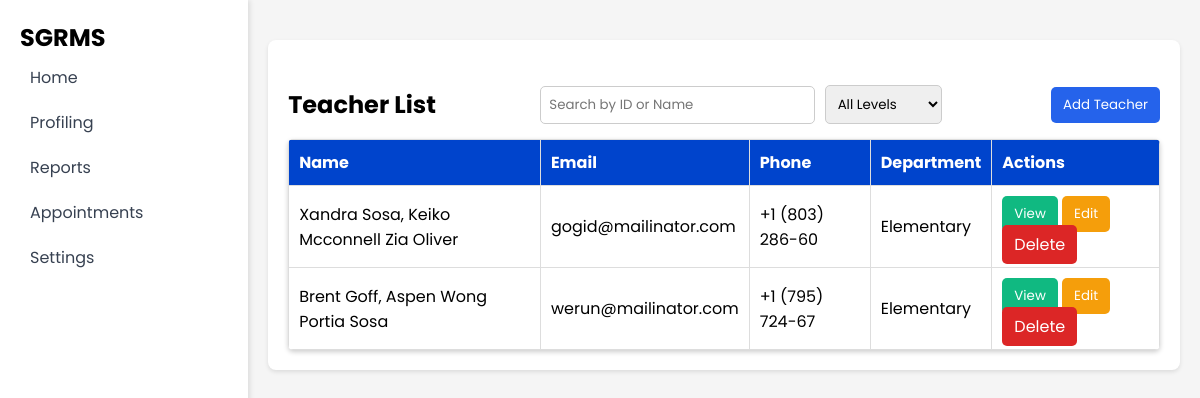
The page /Teachers/teacher.php?filter_educ=Elementary on the database as committed earlier.
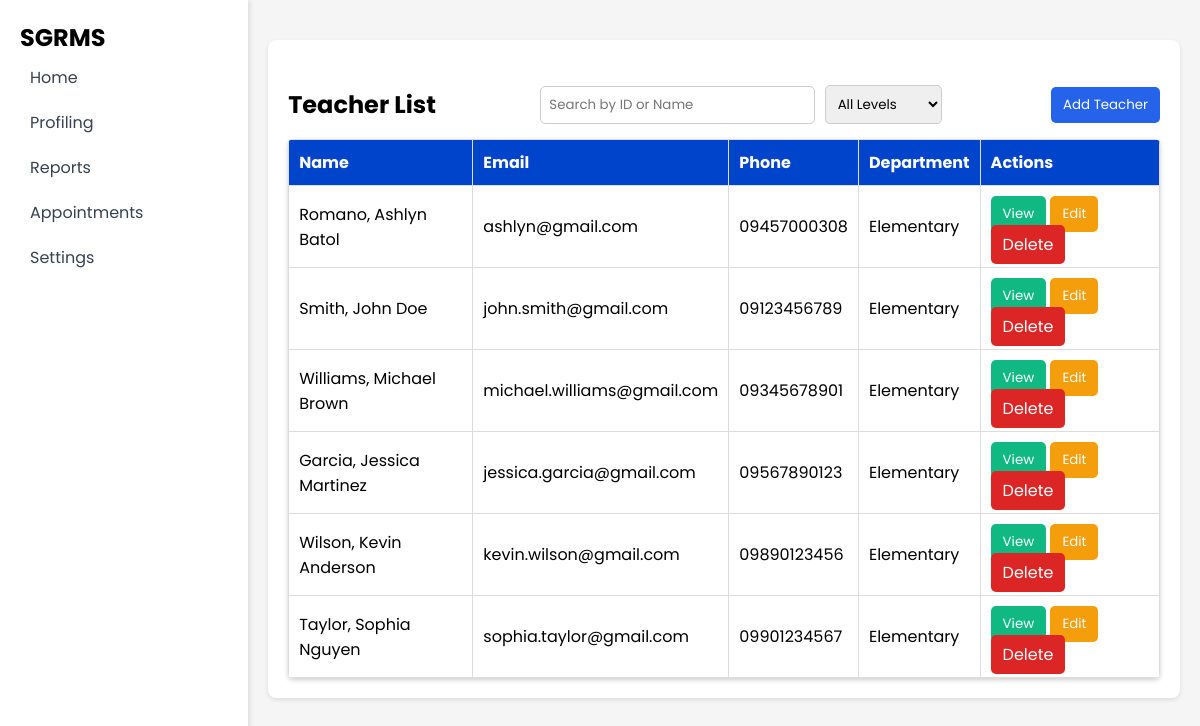
The same page on the database as committed later.
### tables this page shows
CREATE TABLE `teachers` (
  `t_id` int(11) NOT NULL,
  `u_id` int(11) NOT NULL,
  `lname` varchar(50) NOT NULL,
  `fname` varchar(50) NOT NULL,
  `mname` varchar(50) DEFAULT NULL,
  `email` varchar(100) NOT NULL,
  `phone` varchar(15) DEFAULT NULL,
  `teach_level` enum('Elementary','High School','College') NOT NULL,
  `year_level` varchar(50) DEFAULT NULL,
  `section` varchar(50) DEFAULT NULL,
  `program` varchar(100) DEFAULT NULL
);

### Teachers/teacher.php (the view, shortened to what this page needs)
<?php
include $_SERVER['DOCUMENT_ROOT'].'/SGRMS/Database/db_connect.php';
?>
<!DOCTYPE html>
<html lang="en">
<head>
    <link rel="stylesheet" href="/SGRMS/CSS/style.css">
    <link rel="stylesheet" href="/SGRMS/CSS/table.css">
</head>
<body>
<div class="container">
    <aside class="sidebar">
        <h1>SGRMS</h1>
        <ul>
            <li><a href="/SGRMS/SuperAdmin/superadmin.php">Home</a></li>
            <li class="has-submenu">
                <a href="#" id="profiling-link">Profiling</a>
            </li>
            <li><a href="/SGRMS/Reports/case.php">Reports</a></li>
            <li><a href="/SGRMS/Appointment/schedule.php">Appointments</a></li>
            <li><a href="#">Settings</a></li>
        </ul>
    </aside>
    <main class="wrapper">
        <div class="card">
            <section class="teacher-list">
                <div class="search-flex">
                    <h2>Teacher List</h2>
                    <div class="search-bar">
                        <input type="text" id="search" name="search" class="search" placeholder="Search by ID or Name" value="<?php echo isset($_GET['search']) ? htmlspecialchars($_GET['search']) : ''; ?>">
                        <select name="filter_educ" id="filter_educ">
                            <option value="">All Levels</option>
                        </select>
                    </div>
                    <button class="btn btn-add" onclick="openAddModal()">Add Teacher</button>
                </div>
                <table>
                    <thead>
                        <tr>
                            <th>Name</th>
                            <th>Email</th>
                            <th>Phone</th>
                            <th>Department</th>
                            <th>Actions</th>
                        </tr>
                    </thead>
                    <tbody id="teacherTableBody">
                        <?php
                            $search = isset($_GET['search']) ? $_GET['search'] : '';
                            $filter_educ = isset($_GET['filter_educ']) ? $_GET['filter_educ'] : '';
                            $sql = "SELECT * FROM teachers WHERE (t_id LIKE ? OR fname LIKE ? OR lname LIKE ? )";
                            if (!empty($filter_educ)) {
                                $sql .= " AND teach_level = ?";
                            }
                            $stmt = $conn->prepare($sql);
                            if (!empty($filter_educ)) {
                                $searchTerm = "%$search%";
                                $stmt->bind_param("ssss", $searchTerm, $searchTerm, $searchTerm, $filter_educ);
                            } else {
                                $searchTerm = "%$search%";
                                $stmt->bind_param("sss", $searchTerm, $searchTerm, $searchTerm);
                            }
                            $stmt->execute();
                            $result = $stmt->get_result();
                            if ($result->num_rows > 0) {
                                while ($row = $result->fetch_assoc()) {
                                    echo "<tr>
                                        <td>".htmlspecialchars($row['lname']).", ".htmlspecialchars($row['fname'])." ".htmlspecialchars($row['mname'])."</td>
                                        <td>".htmlspecialchars($row['email'])."</td>
                                        <td>".htmlspecialchars($row['phone'])."</td>
                                        <td>".htmlspecialchars($row['teach_level'])."</td>
                                        <td class='actions'>
                                            <button class='btn btn-view' onclick='viewTeacher(".$row['t_id'].")'>View</button>
                                            <button class='btn btn-edit' onclick='openEditModal(".$row['t_id'].")'>Edit</button>
                                            <a href='deleteteach.php?t_id=".$row['t_id']."' class='btn btn-delete' onclick='return confirm(\"Are you sure you want to delete this teacher?\")'>Delete</a>
                                        </td>
                                    </tr>";
                                }
                            } else {
                                echo "<tr><td colspan='5'>No teachers found</td></tr>";
                            }
                        ?>
                    </tbody>
                </table>
            </section>
        </div>
    </main>
</div>
</body>
</html>

### CSS/style.css (style rules this page uses)
* { margin: 0; padding: 0; box-sizing: border-box; font-family: 'Poppins', sans-serif; text-decoration: none; }
body { background-color: #f3f4f6; margin: 0; padding: 0; }
.container { display: flex; min-height: 100vh; }
.sidebar { width: 250px; background: white; padding: 20px; box-shadow: 2px 0 5px rgba(0,0,0,0.1); }
.sidebar ul { list-style: none; padding: 0; }
.sidebar ul li { padding: 10px; }
.sidebar ul li a { text-decoration: none; color: #374151; display: flex; align-items: center; }
.wrapper { flex-grow: 1; padding: 20px; }
.card { background: white; padding: 20px; border-radius: 8px; box-shadow: 0 2px 4px rgba(0,0,0,0.1); }
body { font-family: Arial, sans-serif; margin: 0; padding: 0; background-color: #f5f5f5; }
.wrapper { width: 80%; margin: 20px auto; }
table { width: 100%; border-collapse: collapse; background: white; border-radius: 5px; overflow: hidden; box-shadow: 0 2px 5px rgba(0, 0, 0, 0.2); }
th, td { padding: 10px; border-bottom: 1px solid #ddd; text-align: center; }
th { background-color: #0044cc; color: white; }

### CSS/table.css (style rules this page uses)
table { width: 100%; border-collapse: collapse; }
table th, table td { border: 1px solid #ddd; padding: 10px; text-align: left; }
.btn { padding: 8px 12px; border-radius: 5px; color: white; border: none; cursor: pointer; text-decoration: none; }
.btn-add { background: #2563eb; }
.btn-edit { background: #f59e0b; }
.btn-delete { background: #dc2626; }
.btn-view { background: #10b981; }
.search-flex { display: flex; justify-content: space-between; align-items: center; margin-bottom: 15px; margin-top: 25px; }
.search-bar input, .search-bar select { padding: 8px; border: 1px solid #ccc; border-radius: 5px; margin-right: 5px; }

### Teachers/teacher.php (style rules this page uses)
.sidebar ul { list-style: none; padding: 0; margin: 0; }
.sidebar ul li { position: relative; }

Rows that differ between the two databases and show on the page:
no longer on this page (row edited): teachers: lname "Xandra Sosa", fname "Keiko Mcconnell", mname "Zia Oliver", email "gogid@mailinator.com", phone "+1 (803) 286-60", teach_level "Elementary"
no longer on this page (row edited): teachers: lname "Brent Goff", fname "Aspen Wong", mname "Portia Sosa", email "werun@mailinator.com", phone "+1 (795) 724-67", teach_level "Elementary"
now on this page (row edited): teachers: lname "Romano", fname "Ashlyn", mname "Batol", email "ashlyn@gmail.com", phone "09457000308", teach_level "Elementary"
now on this page (row edited): teachers: lname "Smith", fname "John", mname "Doe", email "john.smith@gmail.com", phone "09123456789", teach_level "Elementary"
now on this page (row edited): teachers: lname "Williams", fname "Michael", mname "Brown", email "michael.williams@gmail.com", phone "09345678901", teach_level "Elementary"
added teachers: lname "Garcia", fname "Jessica", mname "Martinez", email "jessica.garcia@gmail.com", phone "09567890123", teach_level "Elementary"
added teachers: lname "Wilson", fname "Kevin", mname "Anderson", email "kevin.wilson@gmail.com", phone "09890123456", teach_level "Elementary"
added teachers: lname "Taylor", fname "Sophia", mname "Nguyen", email "sophia.taylor@gmail.com", phone "09901234567", teach_level "Elementary"
